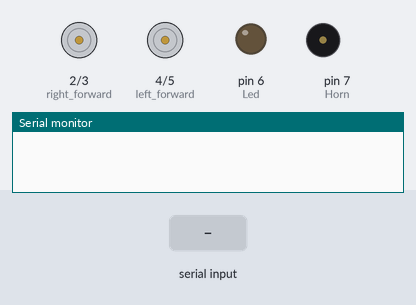
Bench run of a sketch on a simulated Arduino Uno, built with avr-gcc and run on an emulated ATmega328P. On the bench: motor-driver pin pairs drawn as motors (green arrow = first pin HIGH = forward, orange = second pin HIGH = backward, longer = more drive), output pins drawn as LEDs (lit = HIGH), buzzer (waves = sounding, pin HIGH), the last lines printed to the serial monitor. Inputs (shaded band) come from the test bench.

Above: at 1.2 s.
1.3 s: "X" received over Serial
At 1.7 s:
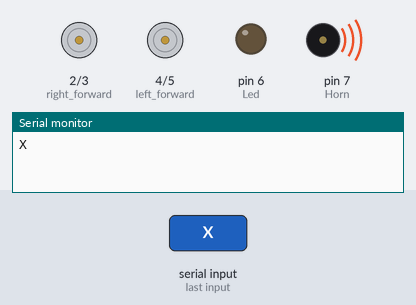
4.3 s: "F" received over Serial
At 5.2 s:
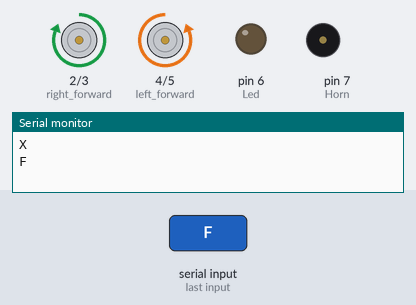
5.8 s: "M" received over Serial
At 6.4 s:
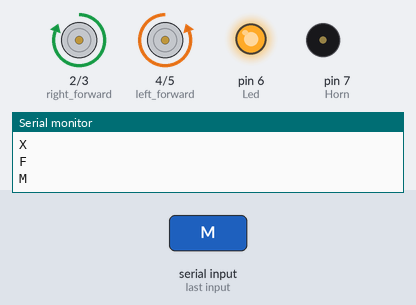
7.3 s: "G" received over Serial
At 8.5 s:
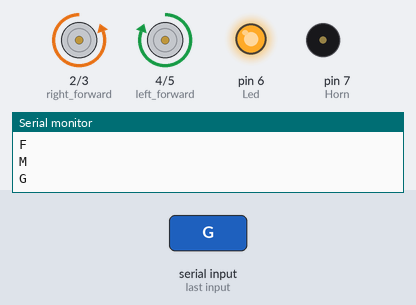
8.8 s: "N" received over Serial
At 9.9 s:
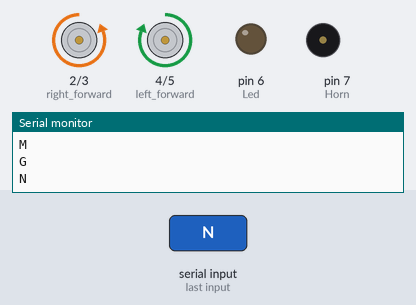
10.3 s: "L" received over Serial
At 11.0 s:
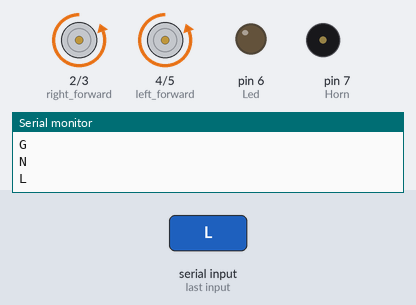
Timing chart, 0 to 12.8 s (numbered marks = the images above; inputs shaded):
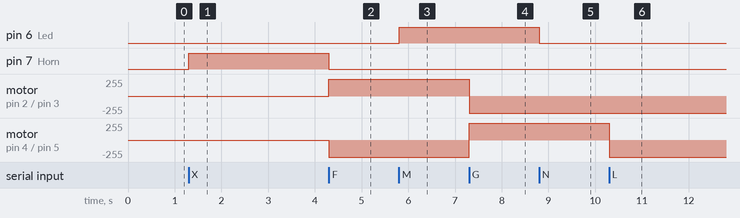

Measured:
- after the input at 1.3 s, pin 7 (Horn): LOW → HIGH at once
- after the input at 4.3 s, pin 7 (Horn): HIGH → LOW at once; motor on pin 2 (right_forward) / pin 3 (right_backward): stopped → forward 255/255 at once; motor on pin 4 (left_forward) / pin 5 (left_backward): stopped → backward 255/255 at once
- after the input at 5.8 s, pin 6 (Led): LOW → HIGH at once
- after the input at 7.3 s, motor on pin 2 (right_forward) / pin 3 (right_backward): forward 255/255 → backward 255/255 at once; motor on pin 4 (left_forward) / pin 5 (left_backward): backward 255/255 → forward 255/255 at once
- after the input at 8.8 s, pin 6 (Led): HIGH → LOW at once
- after the input at 10.3 s, motor on pin 4 (left_forward) / pin 5 (left_backward): forward 255/255 → backward 255/255 at once

The sketch:

bluetooth_car.ino
```cpp
//    Bluetooth controled car code

char t;

void setup() {
  pinMode(5, OUTPUT);  //  left backward
  pinMode(4, OUTPUT);  //  left forward
  pinMode(2, OUTPUT);  //  right forward
  pinMode(3, OUTPUT);  //  right backward
  pinMode(6, OUTPUT);  //Led
  pinMode(7, OUTPUT);  // Horn
  Serial.begin(9600);
}

void loop() {
  if (Serial.available()) {
    t = Serial.read();
    Serial.println(t);
  }


  if (t == 'F') {  //move  forward(all motors rotate in forward direction)

    digitalWrite(5, HIGH);
    digitalWrite(4, LOW);
    digitalWrite(2, HIGH);
    digitalWrite(3, LOW);
    {
      if (t == 'M') {
        digitalWrite(6, HIGH);
      } else if (t == 'N') {
        digitalWrite(6, LOW);
      } else if (t == 'X') {
        digitalWrite(7, HIGH);
        delay(500);
        digitalWrite(7, LOW);
      }
    }

  }

  else if (t == 'G') {  //move reverse (all  motors rotate in reverse direction)
    digitalWrite(5, LOW);
    digitalWrite(4, HIGH);
    digitalWrite(2, LOW);
    digitalWrite(3, HIGH);

       if (t == 'M') {
        digitalWrite(6, HIGH);
      }
      else if (t == 'N') {
        digitalWrite(6, LOW);
      }
      else if (t == 'X') {
        digitalWrite(7, HIGH);
        delay(500);
        digitalWrite(7, LOW);
      }

  }

  else if (t == 'L') {  //turn right (left side motors rotate in forward direction,  right side motors doesn't rotate)
    digitalWrite(5, HIGH);
    digitalWrite(4, LOW);
    digitalWrite(2, LOW);
    digitalWrite(3, HIGH);
    {
       if (t == 'M') {
        digitalWrite(6, HIGH);
      }
      else if (t == 'N') {
        digitalWrite(6, LOW);
      }
      else if (t == 'X') {
        digitalWrite(7, HIGH);
        delay(500);
        digitalWrite(7, LOW);
      }
    }
  }

  else if (t == 'R') {  //turn left (right side motors rotate in forward direction, left  side motors doesn't rotate)

    digitalWrite(5, LOW);
    digitalWrite(4, HIGH);
    digitalWrite(2, HIGH);
    digitalWrite(3, LOW);
    {
       if (t == 'M') {
        digitalWrite(6, HIGH);
      }
      else if (t == 'N') {
        digitalWrite(6, LOW);
      }
      else if (t == 'X') {
        digitalWrite(7, HIGH);
        delay(500);
        digitalWrite(7, LOW);
      }
    }

  }

  else if (t == 'S') {  //STOP (all motors stop)
    digitalWrite(5, LOW);
    digitalWrite(4, LOW);
    digitalWrite(2, LOW);
    digitalWrite(3, LOW);


  } else if (t == 'M') {
    digitalWrite(6, HIGH);
  } else if (t == 'N') {
    digitalWrite(6, LOW);
  } else if (t == 'X') {
    digitalWrite(7, HIGH);
    delay(500);
    digitalWrite(7, LOW);
  }
}
```
